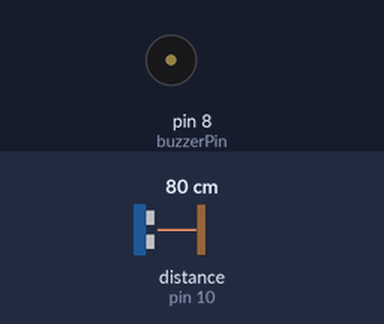
A sketch run on a simulated Arduino Uno, built with avr-gcc and run on an emulated ATmega328P. Shown: buzzer (waves = sounding). Wiring (inferred from the names in the program): ultrasonic range finder: trigger pin 9; echo pin 10. The inputs (shaded band) are chosen by the test bench; at power-on: distance to the obstacle (sensor on pin 10) 80 cm. The echo pulse lasts 58.3 µs per cm.

Above: at 1.2 s.
1.3 s: distance to the obstacle (sensor on pin 10) set to 49 cm
2.8 s: distance to the obstacle (sensor on pin 10) set to 41 cm
At 5.6 s:
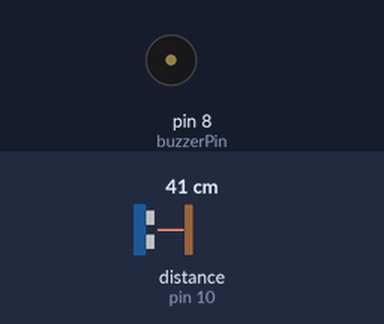
5.8 s: distance to the obstacle (sensor on pin 10) set to 60 cm
At 6.9 s:
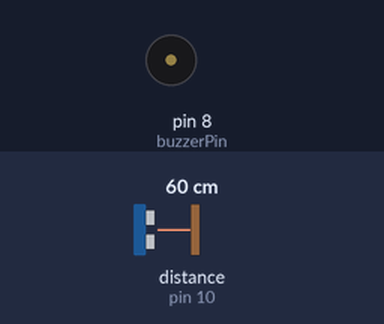
7.3 s: distance to the obstacle (sensor on pin 10) set to 35 cm
At 8.1 s:
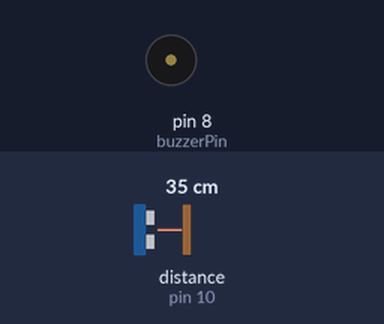
Timing chart, 0 to 11.3 s (numbered marks = the images above; inputs shaded):
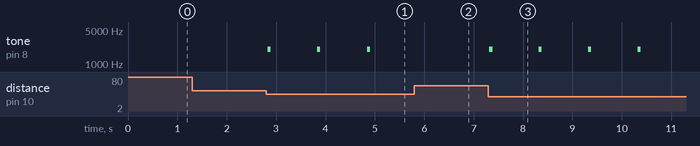

The sketch:

ObjectDetector.ino
```cpp
const int trigPin = 9;
const int echoPin = 10;
const int buzzerPin = 8;

unsigned long lastBeep = 0;
unsigned long beepStart = 0;
bool beeping = false;

void setup() {
  pinMode(trigPin, OUTPUT);
  pinMode(echoPin, INPUT);
  pinMode(buzzerPin, OUTPUT);

  Serial.begin(9600);
}

void loop() {
  digitalWrite(trigPin, LOW);
  delayMicroseconds(2);
  digitalWrite(trigPin, HIGH);
  delayMicroseconds(10);
  digitalWrite(trigPin, LOW);

  unsigned long duration = pulseIn(echoPin, HIGH, 25000);

  float distance = -1;

  if (duration > 0) {
    distance = duration * 0.0343 / 2.0;
  }

  unsigned long interval;

  if (distance < 0 || distance > 45.72) {
    noTone(buzzerPin);
    beeping = false;
    delay(60);
    return;
  }
  else if (distance > 30.48) {
    interval = 1000; // 12 to 18 inches
  }
  else if (distance > 15.24) {
    interval = 500;  // 6 to 12 inches
  }
  else {
    interval = 150;  // Under 6 inches
  }

  unsigned long now = millis();

  if (!beeping && now - lastBeep >= interval) {
    tone(buzzerPin, 2000);
    beepStart = now;
    lastBeep = now;
    beeping = true;
  }

  if (beeping && now - beepStart >= 50) {
    noTone(buzzerPin);
    beeping = false;
  }

  delay(60);
}
```

Measured:
- the behaviour switches between 46 and 45 cm on distance to the obstacle (sensor on pin 10) (found by bisection; images 0 and 1)
- after the input at 1.3 s, every drawn part: stays the same
- after the input at 2.8 s, tone on pin 8 (buzzerPin): alternates 2000 Hz for 0.06 s and silent for 0.94 s, starting at once
- after the input at 5.8 s, tone on pin 8 (buzzerPin): stops changing and stays silent
- after the input at 7.3 s, tone on pin 8 (buzzerPin): alternates 2000 Hz for 0.06 s and silent for 0.94 s, starting at once
